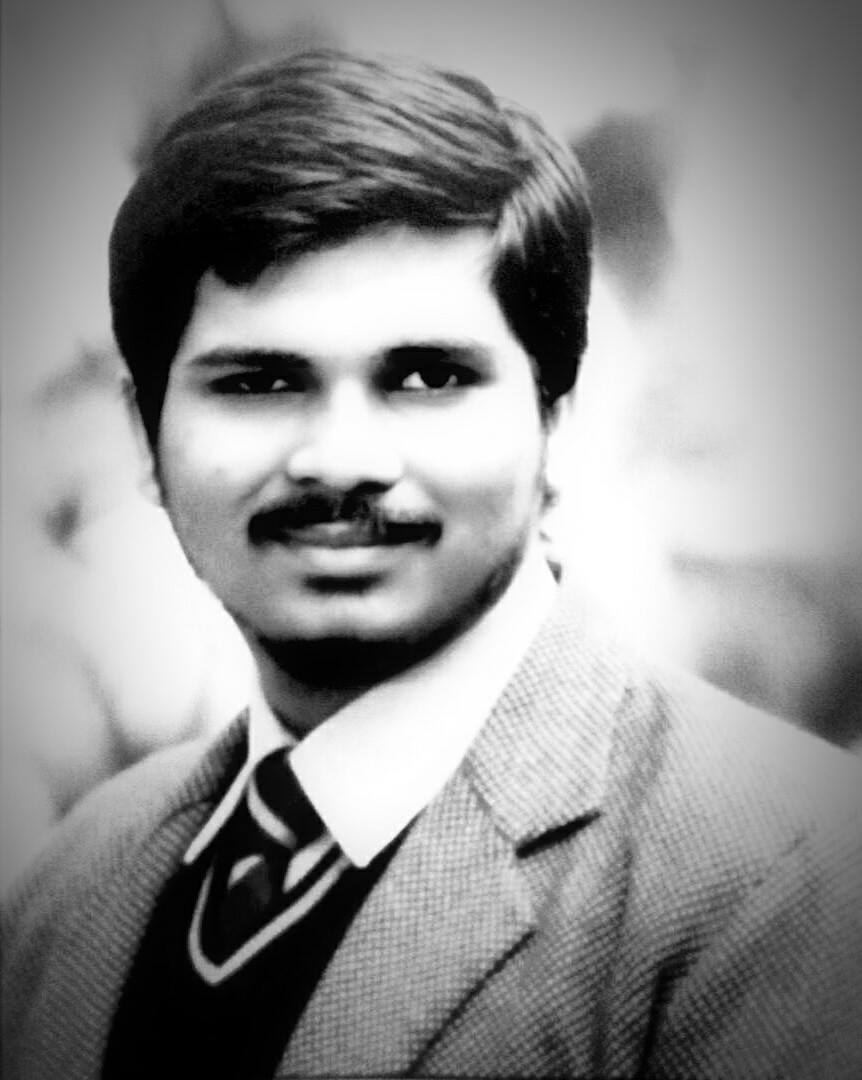
#> input picture Mridul.jpg, 862 x 1080 px, found by its file name
$ jupyter execute Face_data_collect.ipynb
#> lines starting #> are read from the running program, lines starting #| are printed output that depends on the picture; after the words box and inside, x2 and y2 are one past the last pixel; in counts of white or black regions, pixels touching at a corner belong together
[cell 1]
import cv2
import numpy as np

[cell 2]
#Read an image

img=cv2.imread(r"C:\Users\Mridul Gupta\Desktop\Mridul.jpg")
#> img is the input picture: shape (1080, 862, 3); min 0, max 255, mean 142.9
#cv2.imshow('Mridul',img)
img2=cv2.cvtColor(img,cv2.COLOR_BGR2RGB)

[cell 3]
from matplotlib import pyplot as plt
plt.imshow(img)
plt.show()

[cell 4]
plt.imshow(img2)
plt.show()

[cell 5]
video=cv2.VideoCapture(0)
#face_cascade=cv2.CascadeClassifier(path)
face_cascade = cv2.CascadeClassifier('C:\\opencv\\build\\etc\\haarcascades\\haarcascade_frontalface_default.xml')

face_data=[]
dataset_path='./data/'

skip=0
file_name=input("enter name of the person")
#> the answer given: ../../Convolutional Neural Network/My_image.jpg
while True:
    ret,frame=video.read()
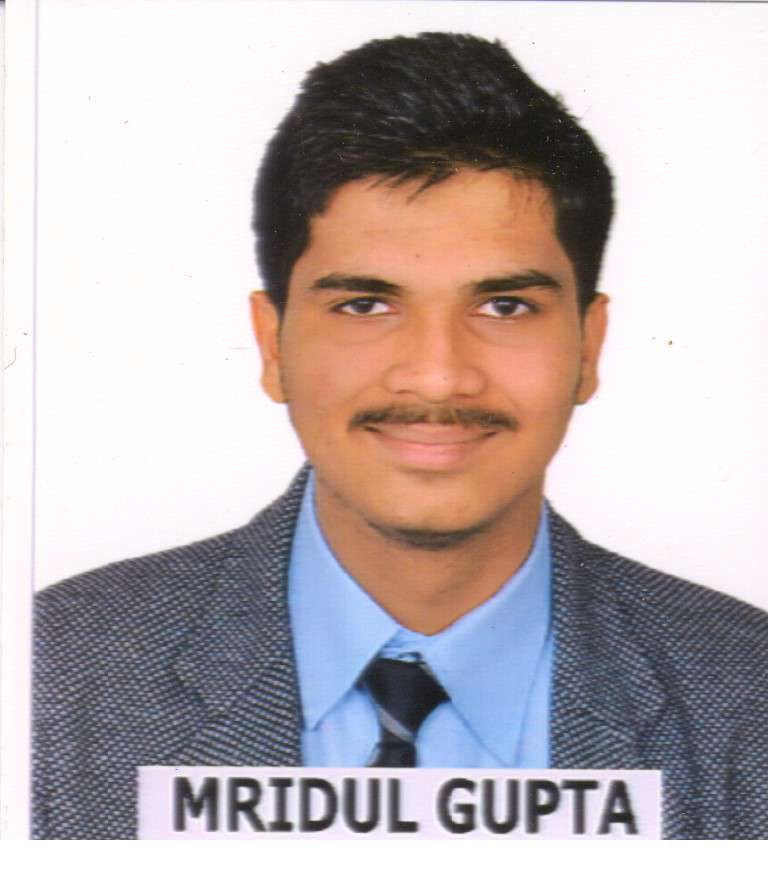
#> input picture Convolutional Neural Network/My_image.jpg, 768 x 876 px, given in place of the camera
#> frame is the input picture: shape (876, 768, 3); mean B, G, R 178.6, 177.5, 188.2

    if ret==False:
        continue
    #frame = cv2.cvtColor(frame,cv2.COLOR_BGR2RGB)
    faces=face_cascade.detectMultiScale(frame,1.3,5)
#> faces = [[246, 163, 378, 378]]
    faces=sorted(faces,key=lambda f:f[2]*f[3])


    for (x,y,w,h) in faces[-1:]:
        cv2.rectangle(frame,(x,y),(x+w,y+h),(255,200,100),2)

        #print(faces)

        #region of interest lelo
        offset=10
        face_section=frame[y-offset:y+h+offset,x-offset:x+w+offset]
        face_section=cv2.resize(face_section,(100,100))
        skip+=1
        if skip%10==0:
            face_data.append(face_section)
            print(len(face_data))


    #cv2.imshow("video frame",frame)
            cv2.imshow("Sectioned frame",face_section)
#> this loop made 1 pass
#> (x, y, w, h, offset, skip) on pass 1: (246, 163, 378, 378, 10, 1)
#> pass 1, `face_section=frame[y-offset:y+h+offset,x-offset:x+w+offset]`:
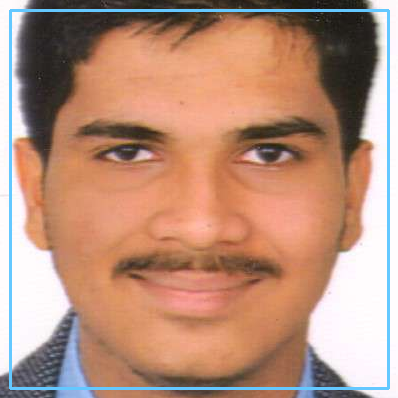
#> face_section: shape (398, 398, 3); mean B, G, R 122.8, 142.7, 183.6
#> pass 1, `face_section=cv2.resize(face_section,(100,100))`:
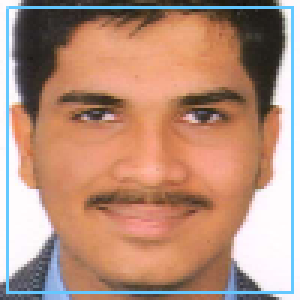
#> face_section: shape (100, 100, 3) (shown 3 times larger); mean B, G, R 123.5, 142.9, 182.8
#> after the loop:
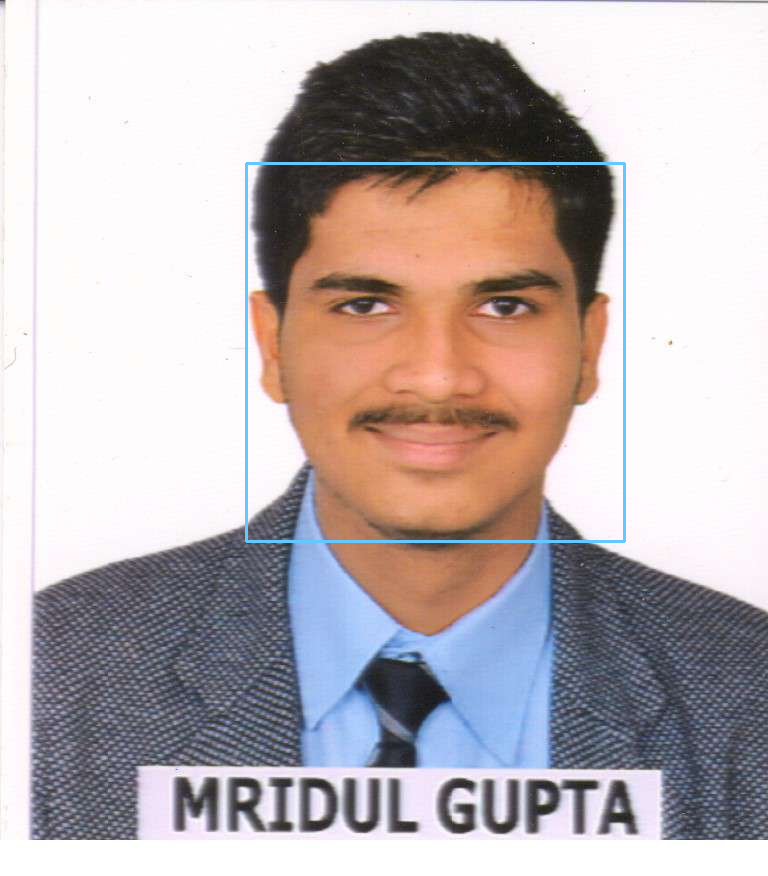
#> frame: shape (876, 768, 3); 0.67% of pixels changed, all inside (x1, y1, x2, y2) = (245, 162, 626, 543)
#> after the loop, face_data = []; skip = 1

    key_pressed=cv2.waitKey(1)& 0xFF
#> (key Esc is pressed here)
    if key_pressed==ord('n'):
        break


#convert in 1d array

face_data=np.asarray(face_data)
face_data=face_data.reshape((face_data.shape[0],-1))

print(face_data.shape)

np.save(dataset_path+file_name+'.npy',face_data)
video.release()
cv2.destroyAllWindows()
